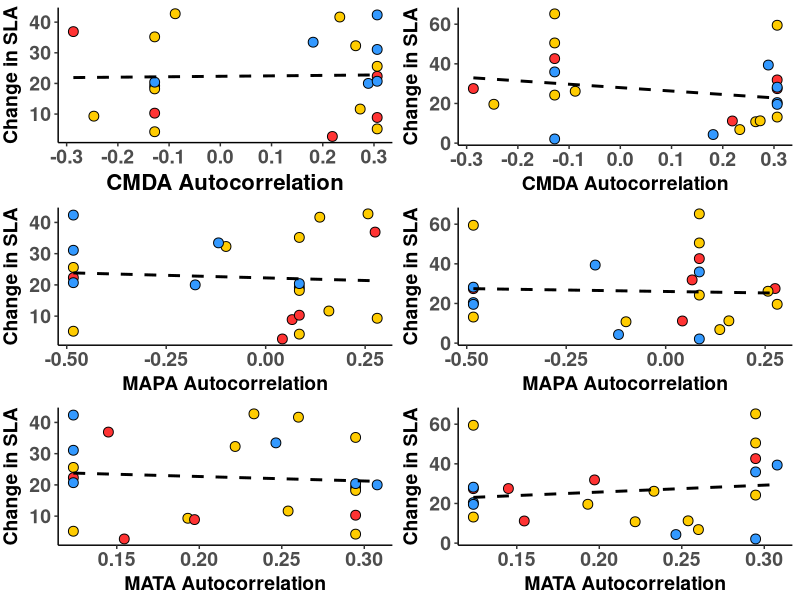
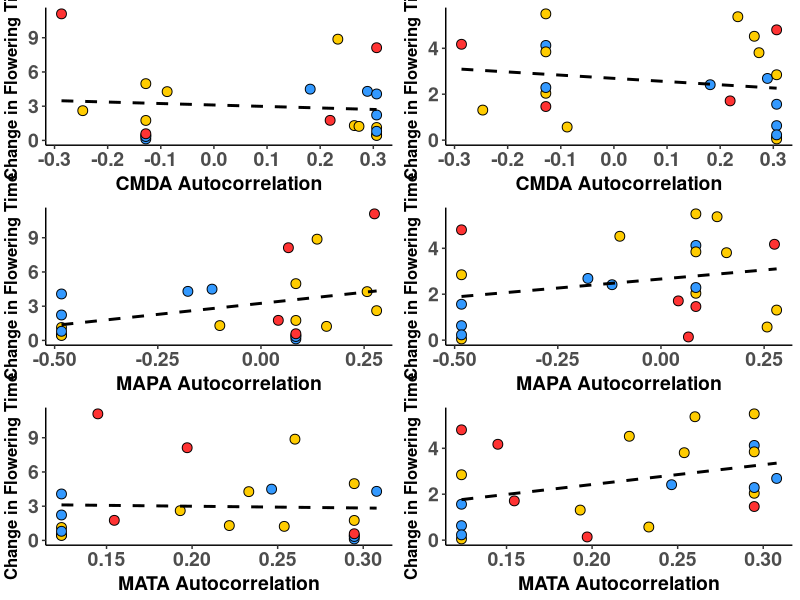

These charts were generated, in order, by the following R code:
##########################################################################################################
## Graph autocorrelation metric per traits
##
## Author Daniel Anstett
## 
##
## Last Modified Feb 17, 2022
##########################################################################################################

# Clear environment
rm(list = ls())

#Import libraries
library(tidyverse)
library(cowplot)

##########################################################################################################
#Import files

z1 <- read.csv("Data/z_multiple_time.csv", header=T)  #Basic Lat/Long plus headers

#SLA
#CMDA
SLA1<-ggplot(z1, aes(x=CMDA_auto, y=abs_change_SLA_W)) +
  geom_point(aes(fill=Region),size=3, shape=21,color="black")+
  scale_fill_manual(values= c("North"="#3399FF", "Centre"="#FFCC00", "South"="#FF3333")) +
  geom_smooth(method='lm', formula= y~x, color = "black", lty="dashed", se=FALSE)+
  labs(x = "CMDA Autocorrelation", y = "Change in SLA")+ 
  theme_classic() + theme(axis.text.x = element_text(size=14, face="bold", angle=0,hjust=0.5),
    axis.text.y = element_text(size=14,face="bold"),
    axis.title.x = element_text(color="black", size=16, vjust = 0.5, face="bold"),
    axis.title.y = element_text(color="black", size=14,vjust = 2, face="bold",hjust=0.5))+
  theme(legend.title=element_blank())+
  theme(legend.text = element_text(size=15),legend.position = "none")

SLA2<-ggplot(z1, aes(x=CMDA_auto, y=abs_change_SLA_D)) +
  geom_point(aes(fill=Region),size=3, shape=21,color="black")+
  scale_fill_manual(values= c("North"="#3399FF", "Centre"="#FFCC00", "South"="#FF3333")) +
  geom_smooth(method='lm', formula= y~x, color = "black", lty="dashed", se=FALSE)+
  labs(x = "CMDA Autocorrelation", y = "Change in SLA")+ 
  theme_classic() + theme(axis.text.x = element_text(size=14, face="bold", angle=0,hjust=0.5),
                          axis.text.y = element_text(size=14,face="bold"),
                          axis.title.x = element_text(color="black", size=14, vjust = 0.5, face="bold"),
                          axis.title.y = element_text(color="black", size=14,vjust = 2, face="bold",hjust=0.5))+
  theme(legend.title=element_blank())+
  theme(legend.text = element_text(size=15),legend.position = "none")

#MAPA
SLA3<-ggplot(z1, aes(x=MAPA_auto, y=abs_change_SLA_W)) +
  geom_point(aes(fill=Region),size=3, shape=21,color="black")+
  scale_fill_manual(values= c("North"="#3399FF", "Centre"="#FFCC00", "South"="#FF3333")) +
  geom_smooth(method='lm', formula= y~x, color = "black", lty="dashed", se=FALSE)+
  labs(x = "MAPA Autocorrelation", y = "Change in SLA")+ 
  theme_classic() + theme(axis.text.x = element_text(size=14, face="bold", angle=0,hjust=0.5),
                          axis.text.y = element_text(size=14,face="bold"),
                          axis.title.x = element_text(color="black", size=14, vjust = 0.5, face="bold"),
                          axis.title.y = element_text(color="black", size=14,vjust = 2, face="bold",hjust=0.5))+
  theme(legend.title=element_blank())+
  theme(legend.text = element_text(size=15),legend.position = "none")

SLA4<-ggplot(z1, aes(x=MAPA_auto, y=abs_change_SLA_D)) +
  geom_point(aes(fill=Region),size=3, shape=21,color="black")+
  scale_fill_manual(values= c("North"="#3399FF", "Centre"="#FFCC00", "South"="#FF3333")) +
  geom_smooth(method='lm', formula= y~x, color = "black", lty="dashed", se=FALSE)+
  labs(x = "MAPA Autocorrelation", y = "Change in SLA")+ 
  theme_classic() + theme(axis.text.x = element_text(size=14, face="bold", angle=0,hjust=0.5),
                          axis.text.y = element_text(size=14,face="bold"),
                          axis.title.x = element_text(color="black", size=14, vjust = 0.5, face="bold"),
                          axis.title.y = element_text(color="black", size=14,vjust = 2, face="bold",hjust=0.5))+
  theme(legend.title=element_blank())+
  theme(legend.text = element_text(size=15),legend.position = "none")

#MATA
SLA5<-ggplot(z1, aes(x=MATA_auto, y=abs_change_SLA_W)) +
  geom_point(aes(fill=Region),size=3, shape=21,color="black")+
  scale_fill_manual(values= c("North"="#3399FF", "Centre"="#FFCC00", "South"="#FF3333")) +
  geom_smooth(method='lm', formula= y~x, color = "black", lty="dashed", se=FALSE)+
  labs(x = "MATA Autocorrelation", y = "Change in SLA")+ 
  theme_classic() + theme(axis.text.x = element_text(size=14, face="bold", angle=0,hjust=0.5),
                          axis.text.y = element_text(size=14,face="bold"),
                          axis.title.x = element_text(color="black", size=14, vjust = 0.5, face="bold"),
                          axis.title.y = element_text(color="black", size=14,vjust = 2, face="bold",hjust=0.5))+
  theme(legend.title=element_blank())+
  theme(legend.text = element_text(size=15),legend.position = "none")

SLA6<-ggplot(z1, aes(x=MATA_auto, y=abs_change_SLA_D)) +
  geom_point(aes(fill=Region),size=3, shape=21,color="black")+
  scale_fill_manual(values= c("North"="#3399FF", "Centre"="#FFCC00", "South"="#FF3333")) +
  geom_smooth(method='lm', formula= y~x, color = "black", lty="dashed", se=FALSE)+
  labs(x = "MATA Autocorrelation", y = "Change in SLA")+ 
  theme_classic() + theme(axis.text.x = element_text(size=14, face="bold", angle=0,hjust=0.5),
                          axis.text.y = element_text(size=14,face="bold"),
                          axis.title.x = element_text(color="black", size=14, vjust = 0.5, face="bold"),
                          axis.title.y = element_text(color="black", size=14,vjust = 2, face="bold",hjust=0.5))+
  theme(legend.title=element_blank())+
  theme(legend.text = element_text(size=15),legend.position = "none")




#DF
#CMDA
DF1<-ggplot(z1, aes(x=CMDA_auto, y=abs_change_DF_W)) +
  geom_point(aes(fill=Region),size=3, shape=21,color="black")+
  scale_fill_manual(values= c("North"="#3399FF", "Centre"="#FFCC00", "South"="#FF3333")) +
  geom_smooth(method='lm', formula= y~x, color = "black", lty="dashed", se=FALSE)+
  labs(x = "CMDA Autocorrelation", y = "Change in Flowering Time")+ 
#  scale_y_continuous(name="change_DF_W", limits=c(0,12))+
  theme_classic() + theme(axis.text.x = element_text(size=14, face="bold", angle=0,hjust=0.5),
                          axis.text.y = element_text(size=14,face="bold"),
                          axis.title.x = element_text(color="black", size=14, vjust = 0.5, face="bold"),
                          axis.title.y = element_text(color="black", size=12,vjust = 2, face="bold",hjust=0.5))+
  theme(legend.title=element_blank())+
  theme(legend.text = element_text(size=15),legend.position = "none")

DF2<-ggplot(z1, aes(x=CMDA_auto, y=abs_change_DF_D)) +
  geom_point(aes(fill=Region),size=3, shape=21,color="black")+
  scale_fill_manual(values= c("North"="#3399FF", "Centre"="#FFCC00", "South"="#FF3333")) +
  geom_smooth(method='lm', formula= y~x, color = "black", lty="dashed", se=FALSE)+
  labs(x = "CMDA Autocorrelation", y = "Change in Flowering Time")+ 
# scale_y_continuous(name="change_DF_D", limits=c(0,12))+
  theme_classic() + theme(axis.text.x = element_text(size=14, face="bold", angle=0,hjust=0.5),
                          axis.text.y = element_text(size=14,face="bold"),
                          axis.title.x = element_text(color="black", size=14, vjust = 0.5, face="bold"),
                          axis.title.y = element_text(color="black", size=12,vjust = 2, face="bold",hjust=0.5))+
  theme(legend.title=element_blank())+
  theme(legend.text = element_text(size=15),legend.position = "none")

#MAPA
DF3<-ggplot(z1, aes(x=MAPA_auto, y=abs_change_DF_W)) +
  geom_point(aes(fill=Region),size=3, shape=21,color="black")+
  scale_fill_manual(values= c("North"="#3399FF", "Centre"="#FFCC00", "South"="#FF3333")) +
  geom_smooth(method='lm', formula= y~x, color = "black", lty="dashed", se=FALSE)+
  labs(x = "MAPA Autocorrelation", y = "Change in Flowering Time")+ 
#  scale_y_continuous(name="change_DF_W", limits=c(0,12))+
  theme_classic() + theme(axis.text.x = element_text(size=14, face="bold", angle=0,hjust=0.5),
                          axis.text.y = element_text(size=14,face="bold"),
                          axis.title.x = element_text(color="black", size=14, vjust = 0.5, face="bold"),
                          axis.title.y = element_text(color="black", size=12,vjust = 2, face="bold",hjust=0.5))+
  theme(legend.title=element_blank())+
  theme(legend.text = element_text(size=15),legend.position = "none")

DF4<-ggplot(z1, aes(x=MAPA_auto, y=abs_change_DF_D)) +
  geom_point(aes(fill=Region),size=3, shape=21,color="black")+
  scale_fill_manual(values= c("North"="#3399FF", "Centre"="#FFCC00", "South"="#FF3333")) +
  geom_smooth(method='lm', formula= y~x, color = "black", lty="dashed", se=FALSE)+
  labs(x = "MAPA Autocorrelation", y = "Change in Flowering Time")+ 
#  scale_y_continuous(name="change_DF_D", limits=c(0,12))+
  theme_classic() + theme(axis.text.x = element_text(size=14, face="bold", angle=0,hjust=0.5),
                          axis.text.y = element_text(size=14,face="bold"),
                          axis.title.x = element_text(color="black", size=14, vjust = 0.5, face="bold"),
                          axis.title.y = element_text(color="black", size=12,vjust = 2, face="bold",hjust=0.5))+
  theme(legend.title=element_blank())+
  theme(legend.text = element_text(size=15),legend.position = "none")

#MATA
DF5<-ggplot(z1, aes(x=MATA_auto, y=abs_change_DF_W)) +
  geom_point(aes(fill=Region),size=3, shape=21,color="black")+
  scale_fill_manual(values= c("North"="#3399FF", "Centre"="#FFCC00", "South"="#FF3333")) +
  geom_smooth(method='lm', formula= y~x, color = "black", lty="dashed", se=FALSE)+
  labs(x = "MATA Autocorrelation", y = "Change in Flowering Time")+ 
#  scale_y_continuous(name="change_DF_W", limits=c(0,12))+
  theme_classic() + theme(axis.text.x = element_text(size=14, face="bold", angle=0,hjust=0.5),
                          axis.text.y = element_text(size=14,face="bold"),
                          axis.title.x = element_text(color="black", size=14, vjust = 0.5, face="bold"),
                          axis.title.y = element_text(color="black", size=12,vjust = 2, face="bold",hjust=0.5))+
  theme(legend.title=element_blank())+
  theme(legend.text = element_text(size=15),legend.position = "none")

DF6<-ggplot(z1, aes(x=MATA_auto, y=abs_change_DF_D)) +
  geom_point(aes(fill=Region),size=3, shape=21,color="black")+
  scale_fill_manual(values= c("North"="#3399FF", "Centre"="#FFCC00", "South"="#FF3333")) +
  geom_smooth(method='lm', formula= y~x, color = "black", lty="dashed", se=FALSE)+
  labs(x = "MATA Autocorrelation", y = "Change in Flowering Time")+ 
 # scale_y_continuous(name="change_DF_D", limits=c(0,12))+
  theme_classic() + theme(axis.text.x = element_text(size=14, face="bold", angle=0,hjust=0.5),
                          axis.text.y = element_text(size=14,face="bold"),
                          axis.title.x = element_text(color="black", size=14, vjust = 0.5, face="bold"),
                          axis.title.y = element_text(color="black", size=12,vjust = 2, face="bold",hjust=0.5))+
  theme(legend.title=element_blank())+
  theme(legend.text = element_text(size=15),legend.position = "none")

########################################################################################################
#Make Figures

#Fig S10
plot_grid(SLA1,SLA2,SLA3,SLA4,SLA5,SLA6,ncol = 2) #export Portrait at 7.5 X 9 

#Fig S11
plot_grid(DF1,DF2,DF3,DF4,DF5,DF6,ncol = 2) #export Portraitat 7.5 X 9 






